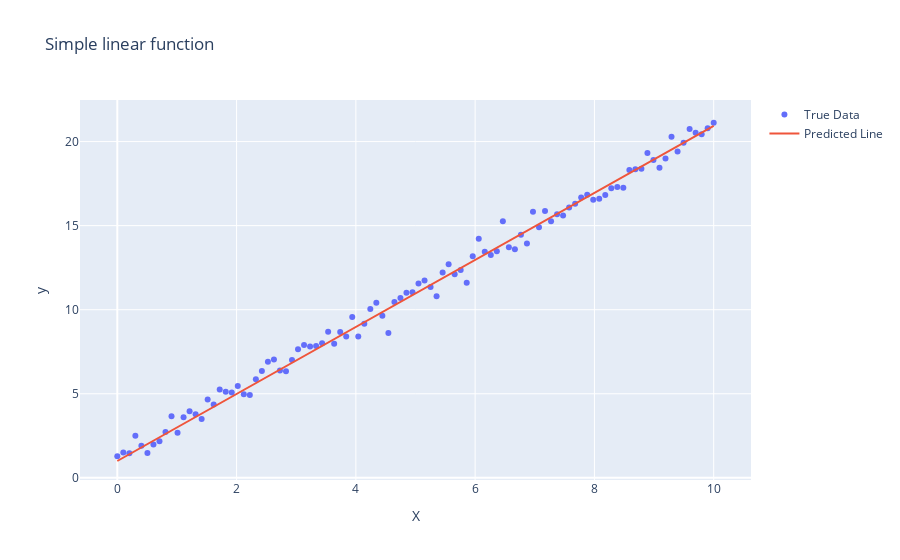

Notebook code for this chart:
### Code cell
X_test = np.linspace(0, 10, 100).reshape((100, 1))
y_test = 2 * X_test + 1 + 0.5 * np.random.randn(100, 1)
y_pred = network.predict(X_test)

fig = go.Figure()
fig.add_trace(go.Scatter(x=X_test.flatten(),
                         y=y_test.flatten(),
                         mode="markers",
                         name="True Data"))
fig.add_trace(go.Scatter(x=X_test.flatten(),
                         y=y_pred.flatten(),
                         mode="lines",
                         name="Predicted Line"))
fig.update_layout(
    title="Simple linear function",
    xaxis_title="X",
    yaxis_title="y"
)
fig.show()
